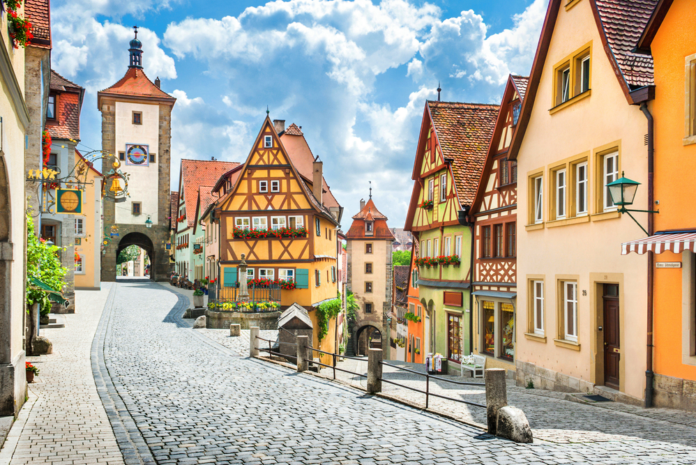
#> input picture data/town.png, 696 x 465 px
$ python main.py
#> lines starting #> are read from the running program, lines starting #| are printed output that depends on the picture
from PIL import Image
from PIL.ImageFilter import GaussianBlur
import numpy as np

img = Image.open('../data/town.png').convert('L')
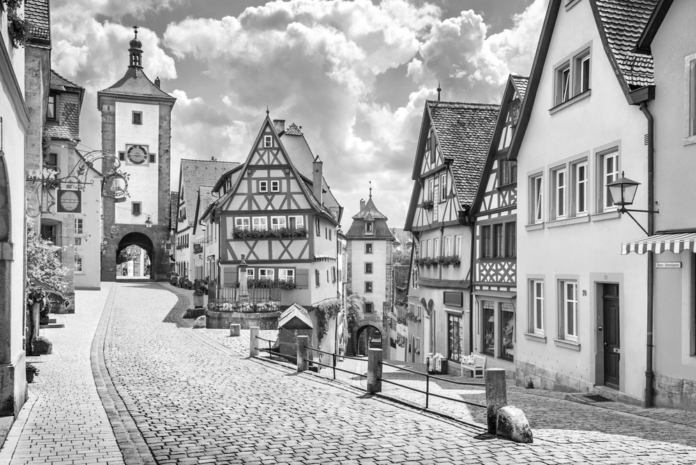
#> img: PIL image 696x465 L; min 3, max 255, mean 165.7
blurred = img.filter(GaussianBlur(2))
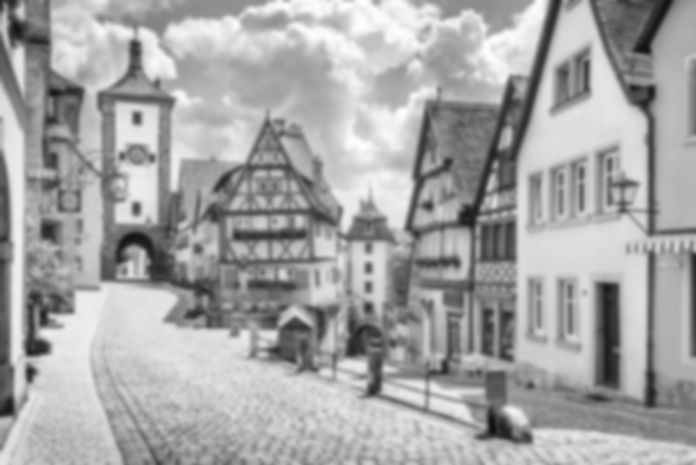
#> blurred: PIL image 696x465 L; min 16, max 254, mean 165.7


img = np.array(img).astype(np.float64)
#> img: shape (465, 696) float64
blurred = np.array(blurred).astype(np.float64)
#> blurred: shape (465, 696) float64
residual = img - blurred
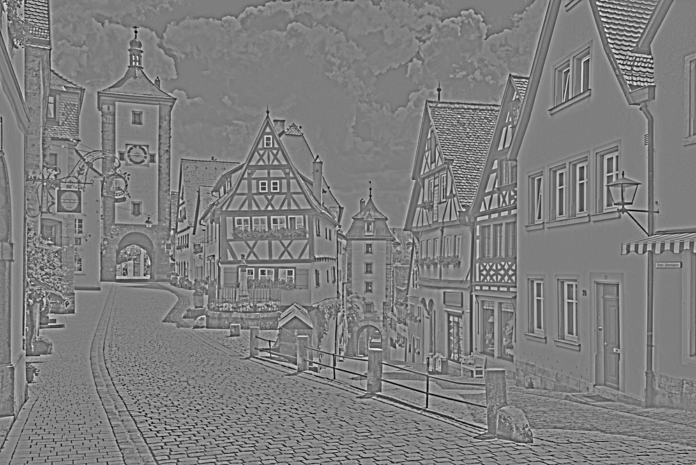
#> residual: shape (465, 696) float64; min -126, max 127, mean 0; drawn with min black and max white

residual = np.clip(residual, 0, 255).astype(np.uint8)
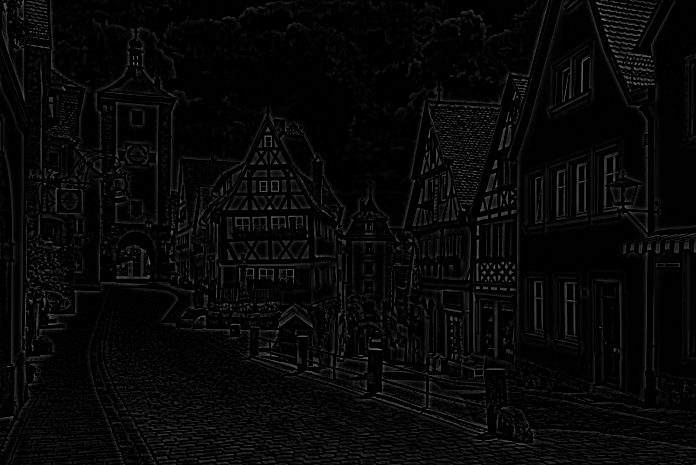
#> residual: shape (465, 696); min 0, max 127, mean 7.3
print(residual)
#> (printed output is left out)
Image.fromarray(residual).save('test.png')
